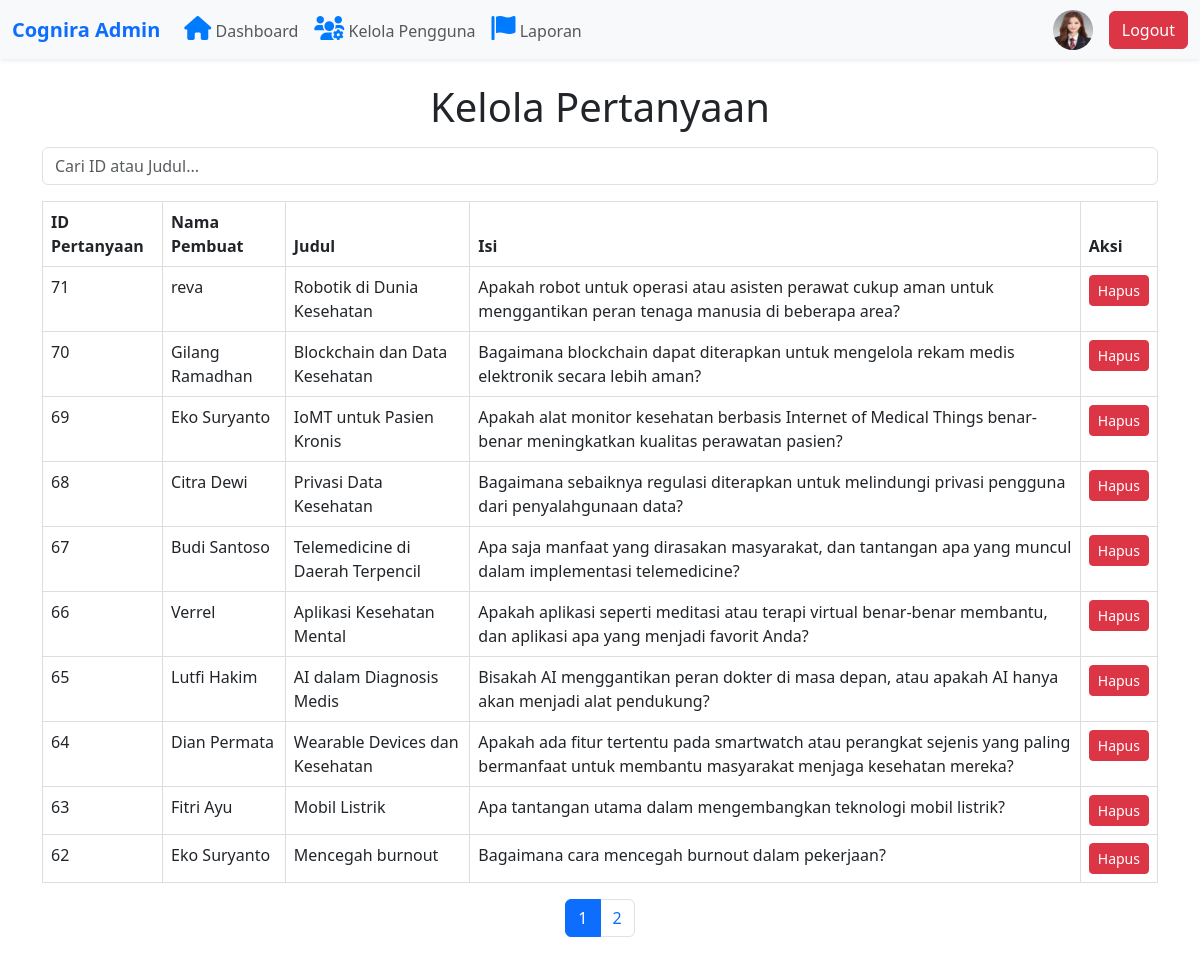
Screenshot of /admin/manage-questions.php (signed in) with the database file from the repository.
### tables this page shows
CREATE TABLE `admin_moderator` (
  `pengguna_id` varchar(11) NOT NULL,
  `nama` varchar(50) NOT NULL,
  `email` varchar(100) NOT NULL,
  `kata_sandi` varchar(255) NOT NULL,
  `foto` varchar(50) DEFAULT NULL,
  `peran` enum('Admin','Moderator') NOT NULL,
  `created_at` datetime NOT NULL
);

CREATE TABLE `questions` (
  `question_id` int(11) NOT NULL,
  `pengguna_id` varchar(11) NOT NULL,
  `title` varchar(150) NOT NULL,
  `content` text NOT NULL,
  `question_created_at` datetime NOT NULL
);

CREATE TABLE `pengguna_cognira` (
  `pengguna_id` varchar(11) NOT NULL,
  `nama_pengguna` varchar(50) NOT NULL,
  `email` varchar(100) NOT NULL,
  `kata_sandi` varchar(255) NOT NULL,
  `foto` varchar(50) DEFAULT NULL,
  `created_at` datetime NOT NULL,
  `statusblock` tinyint(1) NOT NULL DEFAULT 0,
  `blokir_hingga` datetime DEFAULT NULL
);

### admin/manage-questions.php (the view, shortened to what this page needs)
<?php
require_once "../config.php";
require_once "../template/navbar-admin.php";
$search = isset($_GET['search']) ? trim($_GET['search']) : '';
$sql = "SELECT q.question_id, q.title, q.content, u.nama_pengguna
        FROM questions q
        JOIN pengguna_cognira u ON q.pengguna_id = u.pengguna_id
        WHERE q.title LIKE ? OR q.content LIKE ?
        ORDER BY q.question_id DESC";
$stmt = $koneksi->prepare($sql);
if ($stmt) {
    $searchTerm = "%$search%";
    $stmt->bind_param("ss", $searchTerm, $searchTerm);
    $stmt->execute();
    $result = $stmt->get_result();
    $questions = $result->fetch_all(MYSQLI_ASSOC);
} else {
    $questions = [];
}
$totalQuestions = count($questions);
$perPage = 10;
$totalPages = ceil($totalQuestions / $perPage);
$page = isset($_GET['page']) ? (int)$_GET['page'] : 1;
$offset = ($page - 1) * $perPage;
$questions = array_slice($questions, $offset, $perPage);
?>
<!DOCTYPE html>
<html lang="en">
<head>
    <link href="https://cdn.jsdelivr.net/npm/bootstrap@5.3.0-alpha1/dist/css/bootstrap.min.css" rel="stylesheet">
    <link rel="stylesheet" href="https://cdn.jsdelivr.net/npm/sweetalert2@11/dist/sweetalert2.min.css">
</head>
<body>
    <div class="container my-4">
        <h1 class="text-center">Kelola Pertanyaan</h1>
        <form method="GET" class="my-3">
            <input type="text" name="search" placeholder="Cari ID atau Judul..." value="<?= htmlspecialchars($search) ?>" class="form-control">
        </form>
        <table class="table">
            <thead>
                <tr>
                    <th>ID Pertanyaan</th>
                    <th>Nama Pembuat</th>
                    <th>Judul</th>
                    <th>Isi</th>
                    <th>Aksi</th>
                </tr>
            </thead>
            <tbody>
                <?php if (count($questions) > 0): ?>
                    <?php foreach ($questions as $q): ?>
                        <tr>
                            <td><?= htmlspecialchars($q['question_id']) ?></td>
                            <td><?= htmlspecialchars($q['nama_pengguna']) ?></td>
                            <td><?= htmlspecialchars($q['title']) ?></td>
                            <td><?= htmlspecialchars($q['content']) ?></td>
                            <td>
                                <form action="../actions/delete-question-admin.php" method="POST" class="d-inline" onsubmit="return confirmDelete(event)">
                                    <button type="submit" class="btn btn-danger btn-sm">Hapus</button>
                                </form>
                            </td>
                        </tr>
                    <?php endforeach; ?>
                <?php else: ?>
                    <tr>
                        <td colspan="5" class="text-center">Tidak ada pertanyaan yang ditemukan.</td>
                    </tr>
                <?php endif; ?>
            </tbody>
        </table>
        <nav>
            <ul class="pagination justify-content-center">
                <?php for ($i = 1; $i <= $totalPages; $i++): ?>
                    <li class="page-item <?= $i == $page ? 'active' : '' ?>">
                        <a class="page-link" href="?page=<?= $i ?>&search=<?= urlencode($search) ?>"><?= $i ?></a>
                    </li>
                <?php endfor; ?>
            </ul>
        </nav>
    </div>
</body>
</html>

### template/navbar-admin.php (shortened to what this page needs)
<?php
require_once "../config.php";
$pengguna_id = $_SESSION['ssLogin'];
$query = $koneksi->prepare("SELECT foto FROM admin_moderator WHERE pengguna_id = ?");
$query->bind_param('s', $pengguna_id);
$query->execute();
$result = $query->get_result();
$admin = $result->fetch_assoc();
$foto_profil = (!empty($admin['foto']) && file_exists("../asset/uploads/" . $admin['foto']))
    ? "../asset/uploads/" . htmlspecialchars($admin['foto'])
    : "../asset/uploads/default.png";
?>
<!DOCTYPE html>
<html lang="id">
<head>
    <link rel="stylesheet" href="https://cdn.jsdelivr.net/npm/bootstrap@5.3.0/dist/css/bootstrap.min.css">
    <link rel="stylesheet" href="https://cdnjs.cloudflare.com/ajax/libs/font-awesome/6.0.0/css/all.min.css">
</head>
<body>
    <nav class="navbar navbar-expand-lg navbar-light bg-light shadow-sm">
        <div class="container-fluid">
            <a class="navbar-brand fw-bold text-primary" href="../admin/dashboard-admin.php">Cognira Admin</a>
            <ul class="navbar-nav me-auto mb-2 mb-lg-0">
                <li class="nav-item">
                    <a class="nav-link" href="../admin/dashboard-admin.php">
                        <i class="fa-solid fa-house" style="color: #007bff; font-size: 1.5rem; transition: color 0.3s ease;"
                        onmouseover="this.style.color='#FCC737'"
                        onmouseout="this.style.color='#007bff'"></i> Dashboard
                    </a>
                </li>
                <li class="nav-item">
                    <a class="nav-link" href="../admin/kelola-pengguna.php">
                        <i class="fas fa-users-cog" style="color: #007bff; font-size: 1.5rem; transition: color 0.3s ease;"
                        onmouseover="this.style.color='#FCC737'"
                        onmouseout="this.style.color='#007bff'"></i> Kelola Pengguna
                    </a>
                </li>
                <li class="nav-item">
                    <a class="nav-link" href="../admin/laporan-admin.php">
                        <i class="fas fa-flag" style="color: #007bff; font-size: 1.5rem; transition: color 0.3s ease;"
                        onmouseover="this.style.color='#FCC737'"
                        onmouseout="this.style.color='#007bff'"></i> Laporan
                    </a>
                </li>
            </ul>
            <div class="d-flex align-items-center">
                <a href="../admin/profile-admin.php">
                    <img src="<?php echo $foto_profil; ?>" alt="Foto Admin" class="rounded-circle me-3" width="40" height="40">
                </a>
                <a href="../auth/logout.php" class="btn btn-danger" onclick="return confirmLogout();">Logout</a>
            </div>
        </div>
    </nav>
</body>
</html>

### admin/manage-questions.php (style rules this page uses)
table { border-collapse: collapse; width: 100%; }
th, td { border: 1px solid #ddd; padding: 8px; }
th { background-color: #f2f2f2; text-align: left; }

### rows the page displays
admin_moderator: foto (picture)
questions: question_id "71", pengguna.nama_pengguna "reva", title "Robotik di Dunia Kesehatan", content "Apakah robot untuk operasi atau asisten perawat cukup aman untuk menggantikan peran tenaga manusia di beberapa area?"
questions: question_id "70", pengguna.nama_pengguna "Gilang Ramadhan", title "Blockchain dan Data Kesehatan", content "Bagaimana blockchain dapat diterapkan untuk mengelola rekam medis elektronik secara lebih aman?"
questions: question_id "69", pengguna.nama_pengguna "Eko Suryanto", title "IoMT untuk Pasien Kronis", content "Apakah alat monitor kesehatan berbasis Internet of Medical Things benar-benar meningkatkan kualitas perawatan pasien?"
questions: question_id "68", pengguna.nama_pengguna "Citra Dewi", title "Privasi Data Kesehatan", content "Bagaimana sebaiknya regulasi diterapkan untuk melindungi privasi pengguna dari penyalahgunaan data?"
questions: question_id "67", pengguna.nama_pengguna "Budi Santoso", title "Telemedicine di Daerah Terpencil", content "Apa saja manfaat yang dirasakan masyarakat, dan tantangan apa yang muncul dalam implementasi telemedicine?"
questions: question_id "66", pengguna.nama_pengguna "Verrel", title "Aplikasi Kesehatan Mental", content "Apakah aplikasi seperti meditasi atau terapi virtual benar-benar membantu, dan aplikasi apa yang menjadi favorit Anda?"
questions: question_id "65", pengguna.nama_pengguna "Lutfi Hakim", title "AI dalam Diagnosis Medis", content "Bisakah AI menggantikan peran dokter di masa depan, atau apakah AI hanya akan menjadi alat pendukung?"
questions: question_id "64", pengguna.nama_pengguna "Dian Permata", title "Wearable Devices dan Kesehatan", content "Apakah ada fitur tertentu pada smartwatch atau perangkat sejenis yang paling bermanfaat untuk membantu masyarakat menjaga kesehatan mereka?"
questions: question_id "63", pengguna.nama_pengguna "Fitri Ayu", title "Mobil Listrik", content "Apa tantangan utama dalam mengembangkan teknologi mobil listrik?"
questions: question_id "62", pengguna.nama_pengguna "Eko Suryanto", title "Mencegah burnout", content "Bagaimana cara mencegah burnout dalam pekerjaan?"
